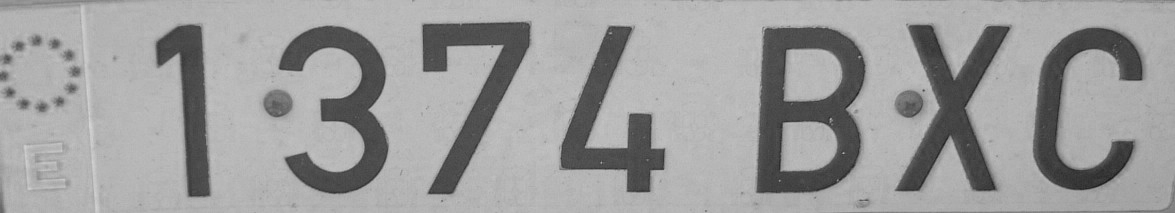
%> input picture Apartado Asignatura II/Imagenes/Matric.tif, 1175 x 213 px
$ octave clasePractica03_FundamentosProgramacionMINIMO_ENTRE_MAXIMOS.m   (GNU Octave 9; MATLAB toolbox functions it lacks are replaced by stand-ins)
%> lines starting %> are read from the running program, lines starting %| are printed output that depends on the picture; in (x1, y1, x2, y2) boxes, pixels count from 0 and x2, y2 are one past the last pixel; in counts of white or black regions, pixels touching at a corner belong together; the program's own positions count from 1
### Apartado Asignatura II/Funciones/funcion_MinEntreMax.m
function [g_MinEntreMax, gmax1, gmax2] = funcion_MinEntreMax(I, vectorPesos)
    h = imhist(uint8(I));

    if not(isempty(vectorPesos))

        h = funcion_suaviza_vector_medias_moviles(h, vectorPesos);

    end

    % Calcular máximo global
    [numPixMax, gmax1] = max(h);

    % Calcular otro máximo, función ponderación
    valores2Max = zeros(256,1);

    for g=1:256
        valores2Max(g) = ((g-gmax1)^2)*h(g);
    end

    [~, gmax2] = max(valores2Max);

    % Descartar valores que no se encuentren entre los máximos
    if gmax1 < gmax2 % esto es, gmax1 está a la izquierda de gmax2
        h(1:gmax1) = numPixMax;
        h(gmax2:256) = numPixMax;

        % Devolver número de grises reales
        gmax1 = gmax1 - 1;
        gmax2 = gmax2 - 1;
    else
        h(1:gmax2) = numPixMax;
        h(gmax1:256) = numPixMax;

        % Devolver numero de grises reales EN ORDEN
        temp = gmax1;
        gmax1 = gmax2-1;
        gmax2 = temp-1;
    end

    g_MinEntreMax = find(h==min(h),1)-1;
end

function hs = funcion_suaviza_vector_medias_moviles(h, pesos)

    amp = floor(length(pesos)/2);

    pesos = (1/sum(pesos))*pesos; % para que se haga un promedio

    pesos = pesos(:)'; % vector fila siempre
    hc = h(:); % vector columnas siempre
    hamp = [hc(amp+1:-1:2) ; hc ; hc(end-1:-1:end-amp)];

    hs = zeros(size(h));

    for i=1:length(h)
        ind_hamp = i + amp;
        hs(i) = pesos*hamp(ind_hamp-amp:ind_hamp+amp);
    end

end

### Apartado Asignatura II/Funciones/funcion_visualiza.m
function funcion_visualiza(l, lB, Color)
    % Sacamos los datos de nuestra matriz inicial
    [nF,nC,nM] = size(l);

    % Comparamos nuestras matrices
    if ( [nF,nC] ~= size(lB) )
       disp('Las matrices tienen tama駉s distintos.');
    else
        if( nM == 3 )
        % Si tenemos 3 Matrices en nuestra matriz inicial
        % Significa que tenemos una imagen a color { R,G,B }
            R = l(:,:,1);
            R(lB) = Color(1);
            G = l(:,:,2);
            G(lB) = Color(2);
            B = l(:,:,3);
            B(lB) = Color(3);

            C = uint8(cat(3,R,G,B));
            imshow(C)
        else
        % Tenemos una imagen en escala de grises
            R = l(:,:);
            R(lB) = Color(1);
            G = l(:,:);
            G(lB) = Color(2);
            B = l(:,:);
            B(lB) = Color(3);

            C = uint8(cat(3,R,G,B));
            imshow(C)
        end
    end
end

### Apartado Asignatura II/Funciones/funcion_suaviza_vector_medias_moviles.m
function hs = funcion_suaviza_vector_medias_moviles(h, pesos)

    amp = floor(length(pesos)/2);

    pesos = (1/sum(pesos))*pesos; % para que se haga un promedio

    pesos = pesos(:)'; % vector fila siempre
    hc = h(:); % vector columnas siempre
    hamp = [hc(amp+1:-1:2) ; hc ; hc(end-1:-1:end-amp)];

    hs = zeros(size(h));

    for i=1:length(h)
        ind_hamp = i + amp;
        hs(i) = pesos*hamp(ind_hamp-amp:ind_hamp+amp);
    end

end

### Apartado Asignatura II/clasePractica03_FundamentosProgramacionMINIMO_ENTRE_MAXIMOS.m
%% CLASES DESBALANCEADAS: MÉTODO MÍNIMO ENTRE MÁXIMOS

clear, clc, close all
addpath('Funciones')
addpath('Imagenes')

I = imread('Matric.tif');
%> I is the input picture: size 213x1175 uint8; min 27, max 212, mean 156.9
Id = double(I);
[g_MinEntreMax, gmax1, gmax2] = funcion_MinEntreMax(Id,[])
%> in funcion_MinEntreMax, `h = imhist(uint8(I));`: h = 256 values, max 15112 at index 184, min 0 at index 1, mean 977.6
%> in funcion_MinEntreMax, `[numPixMax, gmax1] = max(h);`: numPixMax = 15112; gmax1 = 184
%> after the loop in funcion_MinEntreMax, `for g=1:256`: valores2Max = 256 values, max 33453978 at index 77, min 0 at index 1, mean 2428100.9
%> in funcion_MinEntreMax, `[~, gmax2] = max(valores2Max);`: gmax2 = 77
%> in funcion_MinEntreMax, `temp = gmax1;`: temp = 184
%> in funcion_MinEntreMax, `gmax1 = gmax2-1;`: gmax1 = 76
%> in funcion_MinEntreMax, `gmax2 = temp-1;`: gmax2 = 183
%> in funcion_MinEntreMax, `g_MinEntreMax = find(h==min(h),1)-1;`: g_MinEntreMax = 111
%> g_MinEntreMax = 111; gmax1 = 76; gmax2 = 183
Ib = I<g_MinEntreMax;
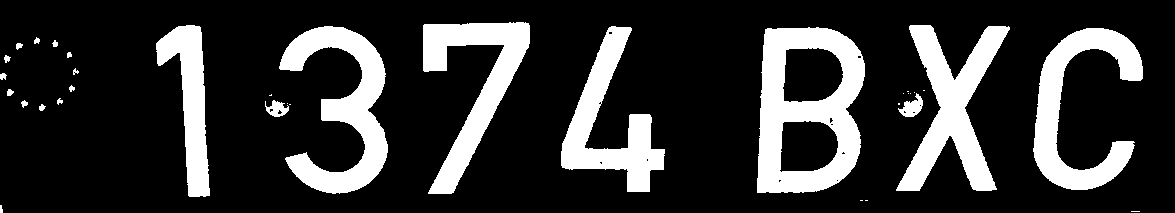
%> Ib: size 213x1175 logical; 20.2% white; 35 white regions (13 under 20 px), largest, box (x1, y1, x2, y2) and area: (757, 27, 865, 193) 10210, (279, 26, 388, 194) 7588, (896, 25, 1010, 191) 7513

close all,
subplot(2,1,1), imshow(I)
subplot(2,1,2), funcion_visualiza(I, Ib, [255 0 0])
%> in funcion_visualiza, `C = uint8(cat(3,R,G,B));`:
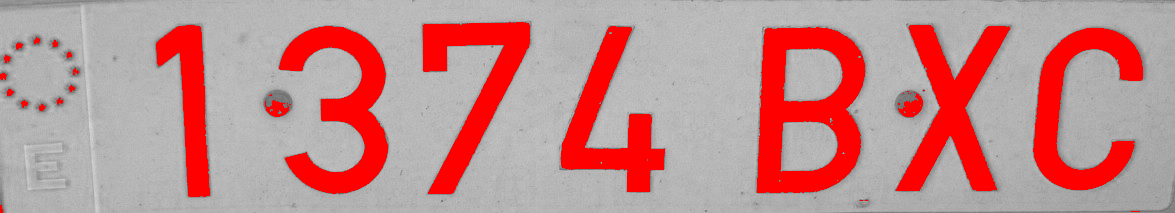
%> C: size 213x1175x3 uint8; mean R, G, B 193.1, 141.7, 141.7
figure, imhist(I)
title(['Umbral: ' num2str(g_MinEntreMax)])
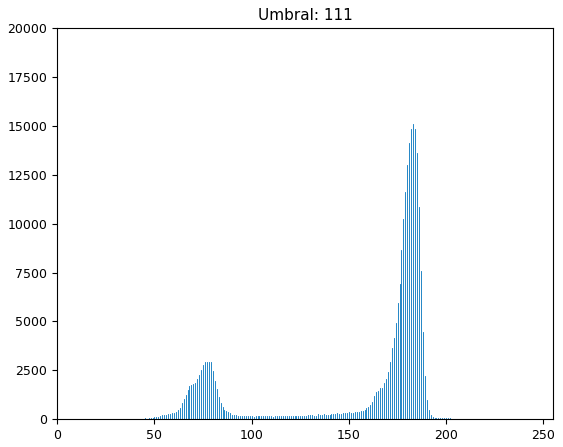
%> figure redrawn from the program's plot data; highest point at x = 183, y = 15112

%% POGRAMACIÓN MÍNIMO ENTRE MÁXIMOS

% IMPORTANTE: Consideramos en toda la programación niveles de gris de 1 a
% 256, después al resultado le restamos una unidad

% Objetivo: calcular los dos máximos correspondientes a las clases
% principales del histograma y después el valor mínimo entre ellos.

% 1.- Nivel de gris del máximo mayor:

[h, nivelesGris] = imhist(I); % I tipo uint8
%> nivelesGris = 256 values from 0 to 255
[numPixMax, g1max] = max(h); % MUCHO CUIDADO: el nivel de gris real es g1max-1
%> numPixMax = 15112; g1max = 184

close all, imhist(I); axis([0 255 0 max(h)+1000]), title(num2str(g1max))
%> after `title(num2str(g1max))`:
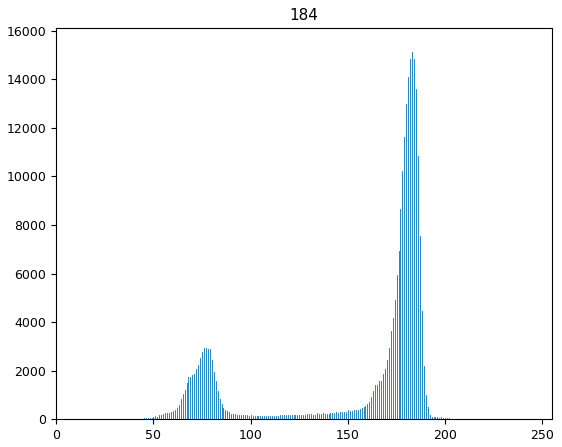
%> figure redrawn from the program's plot data; highest point at x = 183, y = 15112

% 2.- Nivel de gris del máximo correspondiente a la segunda contribución de
% píxels:

% Hay que asegurarse que la separación entre los dos máximos sea suficiente
% para evitar que ambos se encuentren en la misma clase.

% Evaluar para cada nivel de gris: [(g - g1max)^2 * h(g) ], 1 ? g ? 256
% El nivel de gris del máximo de la segunda contribución será el que tiene
% el valor máximo

valores2Max = zeros(256,1);

for g=1:256
    valores2Max(g) = ((g-g1max)^2)*h(g);
end

[~,g2max] = max(valores2Max);
%> g2max = 77
close all, imhist(I); axis([0 255 0 max(h)+1000]), title(num2str(g2max))


% 3.- Calcular el mínimo entre máximos:

% Vamos a calcular el mínimo de h garantizando que ese mínimo esté entre
% los dos máximos

% En el vector h vamos a modificar todos los valores que no se encuentren
% entre los dos máximos y les vamos a asignar el número máximo de valores
% del histograma - así podemos hacer el mínimo del vector global del vector
% y accedes al índice donde se alcanza

if gmax1<gmax2
   h(1:gmax1) = numPixMax;
   h(gmax2:256) = numPixMax;
   gmax1 = gmax1 - 1;
%> gmax1 = 75
   gmax2 = gmax2 - 1;
%> gmax2 = 182
else
    h(1:gmax2) = numPixMax;
    h(gmax1:256) = numPixMax;
    gmax2 = gmax1 - 1;
    gmax1 = gmax2 - 1;
end

close all, imhist(I), axis([0 255 0 max(h)+1000]), figure, stem(0:255,h,'.r')
%> after `stem(0:255,h,'.r')`:
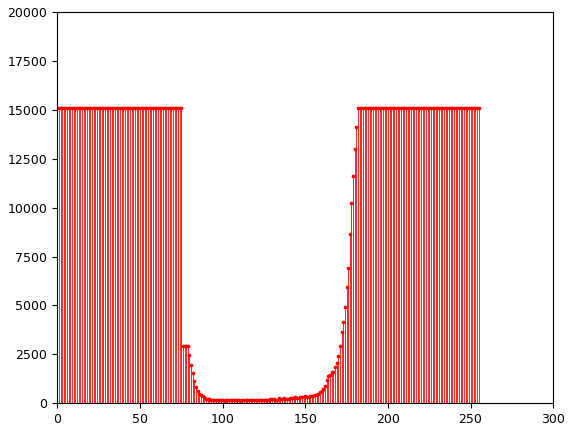
%> figure redrawn from the program's plot data; highest point at x = 0, y = 15112

[~, indice] = min(h);
%> indice = 112
g_MinEntreMax = indice - 1;


%% OBSERVACIÓN: método sensible a ruido en h

%% EJEMPLO SUAVIZADO DE HISTOGRAMA

horig = imhist(uint8(I));
%> horig has the same summary as h in funcion_MinEntreMax
horig_norm = (1/max(horig))*horig;
%> horig_norm = 256 values, max 1 at index 184, min 0 at index 1, mean 0.0647

valorMaxRuido = 0.05;

h = horig_norm + valorMaxRuido*rand(size(horig)); % h: h ruidoso
close all
figure, plot(0:255, horig_norm, 'r'),
figure, plot(0:255, h, 'g')
%> after `plot(0:255, h, 'g')`:
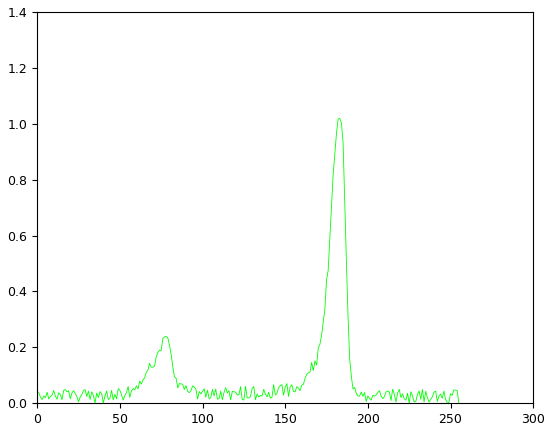
%> figure redrawn from the program's plot data; curve peaks at x = 183, y = 1.02

% Ejemplo de suavizado

hs = h;
%> hs = 256 values, max 1.02 at index 184, min 0.000118 at index 226, mean 0.0907
hs(1) = (h(1)+h(2))/2; hs(256) = (h(255)+h(256))/2;

for i=2:255
   hs(i) = (h(i-1)+h(i)+h(i+1))/3;
end
%> after the loop, hs = 256 values, max 1.01 at index 184, min 0.00563 at index 249, mean 0.0907

figure, plot(0:255,hs,'b')

valoresAleatorios = rand(size(horig));
h = horig_norm;
%> h has the same summary as horig_norm

for i=1:256
   if rand(1) > 0.95
       h(i) = 0.4*rand(1);
   end
end
%> after the loop, h = 256 values, max 1 at index 184, min 0 at index 1, mean 0.0717

close all
figure, plot(0:255, horig_norm, 'r'),
figure, plot(0:255, h, 'g')
%> after `plot(0:255, h, 'g')`:
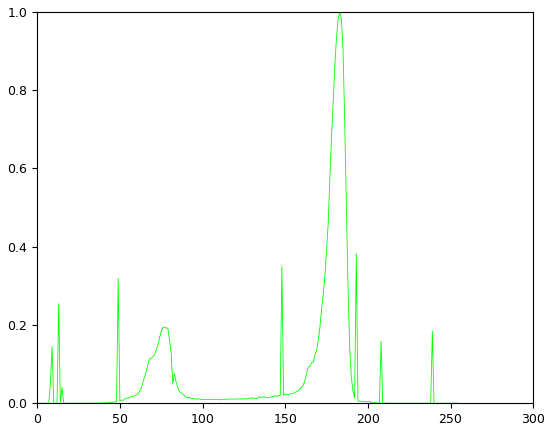
%> figure redrawn from the program's plot data; curve peaks at x = 183, y = 1

hs = h;
%> hs has the same summary as h
hs(1) = (h(1)+h(2))/2; hs(256) = (h(255)+h(256))/2;

for i=2:255
   hs(i) = (h(i-1)+h(i)+h(i+1))/3;
end
%> after the loop, hs = 256 values, max 0.988 at index 184, min 0 at index 1, mean 0.0717

figure, plot(0:255,hs,'b')


vectorPesos = [1 2 4 8 4 2 1];
hSuav = funcion_suaviza_vector_medias_moviles(h,vectorPesos);
%> in funcion_suaviza_vector_medias_moviles, `hc = h(:);`: hc has the same summary as h outside funcion_suaviza_vector_medias_moviles
%> in funcion_suaviza_vector_medias_moviles, `hamp = [hc(amp+1:-1:2) ; hc ; hc(end-1:-1:end-amp)];`: hamp = 262 values, max 1 at index 187, min 0 at index 1, mean 0.0701
%> after the loop in funcion_suaviza_vector_medias_moviles, `for i=1:length(h)`: hs = 256 values, max 0.959 at index 184, min 0 at index 1, mean 0.0717
%> hSuav has the same summary as hs in funcion_suaviza_vector_medias_moviles
figure, plot(0:255, hSuav,'b')


%% FUNCIÓN MÍNIMO ENTRE MÁXIMOS CON POSIBILIDAD DE SUAVIZADO PREVIO SI EL
%% VECTOR DE PESOS NO ES CONJUNTO VACÍO

close all
vectorPesos = [1 2 4 2 1];
[g_MinEntreMax, gmax1, gmax2] = funcion_MinEntreMax(I, vectorPesos)
%> in funcion_suaviza_vector_medias_moviles, `hc = h(:);`: hc = 256 values, max 15112 at index 184, min 0 at index 1, mean 977.6
%> in funcion_suaviza_vector_medias_moviles, `hamp = [hc(amp+1:-1:2) ; hc ; hc(end-1:-1:end-amp)];`: hamp = 260 values, max 15112 at index 186, min 0 at index 1, mean 962.6
%> after the loop in funcion_suaviza_vector_medias_moviles, `for i=1:length(h)`: hs = 256 values, max 14751.9 at index 184, min 0 at index 1, mean 977.6
%> gmax1 = 76; gmax2 = 183
Ib = I<g_MinEntreMax;
figure,
subplot(2,1,1), imshow(uint8(I));
subplot(2,1,2), funcion_visualiza(uint8(I), Ib, [255 0 0])
